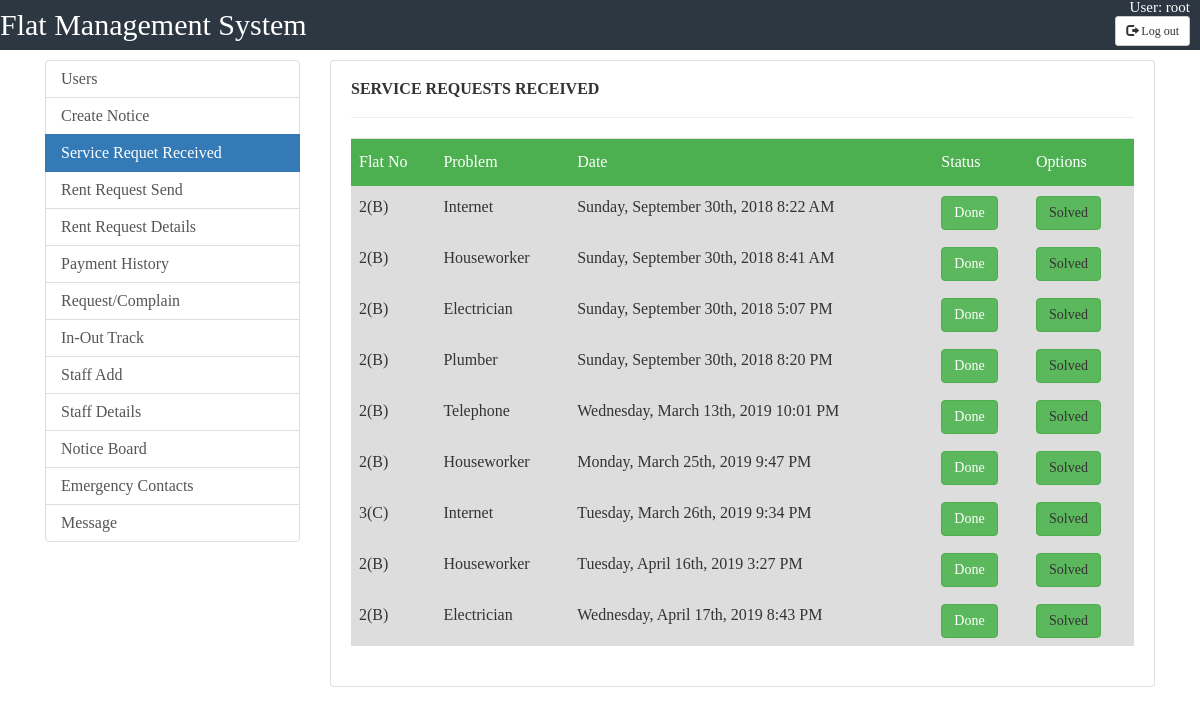
The app's page /caretaker/requests.php (signed in) with its own data.
### tables this page shows
CREATE TABLE `service` (
  `id` int(25) NOT NULL,
  `flat_no` varchar(100) NOT NULL,
  `problem` varchar(100) NOT NULL,
  `date` varchar(100) NOT NULL,
  `status` int(2) NOT NULL DEFAULT '0',
  `manager` int(1) NOT NULL DEFAULT '0',
  `msg` varchar(1000) DEFAULT NULL
);

### caretaker/requests.php (the view, shortened to what this page needs)
<?php
include_once("../includes/db.php");
$query ="Select COUNT(id) from service where manager=0 AND status=0 ";
$result = mysqli_query( $con, $query );
$row = mysqli_fetch_array( $result );
$count = $row[ 'COUNT(id)' ];
?>
<!doctype html>
<html>
<head>
	<link href="//maxcdn.bootstrapcdn.com/bootstrap/4.1.1/css/bootstrap.min.css" rel="stylesheet" id="bootstrap-css">
	<link rel="stylesheet" href="../css/table.css">
	<link rel="stylesheet" href="https://maxcdn.bootstrapcdn.com/bootstrap/3.3.7/css/bootstrap.min.css">
	<link rel="stylesheet" href="../css/user.css">
</head>
<body>
	<div class="header">
		<div class="logo">
			<ul>
				<li id="logo">Flat Management System</li>
				<li id="user">User:
					<?php echo $_SESSION['u_id'];?>
				</li><br>
				<form action="<?php $_PHP_Self ?>" method="post">
				<li id="button"><button  name="logout" type="submit" class="btn btn-default btn-sm">
          <span class="glyphicon glyphicon-log-out"></span> Log out
        </button>
				</li>
				</form>
			</ul>
		</div>
	</div>
	<div class="container">
		<div class="row">
			<div class="col-md-3">
				<div class="list-group ">
					<a href="caretaker.php" class="list-group-item list-group-item-action ">Users</a>
					<a href="create_notice.php" class="list-group-item list-group-item-action ">Create Notice</a>
					<a href="#" class="list-group-item list-group-item-action active">Service Requet Received<span class="fa fa-globe" style="color: red;font-weight: 800;padding: 5px;"><?php if($count!=0)echo $count;?></span></a>
					<a href="rent.php" class="list-group-item list-group-item-action ">Rent Request Send</a>
					<a href="payment_received.php" class="list-group-item list-group-item-action">Rent Request Details</a>
					<a href="payment_history.php" class="list-group-item list-group-item-action ">Payment History</a>
					<a href="send_msg.php" class="list-group-item list-group-item-action">Request/Complain</a>
					<a href="io_tracker.php" class="list-group-item list-group-item-action">In-Out Track</a>
					<a href="staff_Add.php"  class="list-group-item list-group-item-action">Staff Add</a>
					<a href="staff_view.php"  class="list-group-item list-group-item-action">Staff Details</a>
					<a href="../notice_board.php" target="_blank" class="list-group-item list-group-item-action">Notice Board</a>
					<a href="../emergency.php" target="_blank" class="list-group-item list-group-item-action">Emergency Contacts</a>
					<a href="../messaging/message.php"  target="_blank" class="list-group-item list-group-item-action">Message</a>
				</div>
			</div>
			<div class="col-md-9">
				<div class="card">
					<div class="card-body">
						<div class="row">
							<div class="col-md-12">
								<h4 style="text-transform: uppercase; font-weight: bold;"> Service Requests Received</h4>
								<hr>
							</div>
						</div>
						<div class="row">
							<div class="col-md-12">
								<form action="requests.php" method="post">
									<div class="table-responsive">
										<table class="table" id="users">
											<tbody>
												<thead>
													<th>Flat No</th>
													<th>Problem</th>
													<th>Date</th>
													<th>Status</th>
													<th>Options</th>
 <?php
	include_once("../includes/db.php");
$result = mysqli_query($con, "SELECT * FROM service where manager=0 ORDER BY status ASC");
        while($res = mysqli_fetch_array($result)) {
			$statuscheck=$res['status'];
			echo "<tr>";
            echo "<td>".$res['flat_no']."</td>";
            echo "<td>".$res['problem']."</td>";
            echo "<td>".$res['date']."</td>";
			if($res['status']==1)
			{
				echo "<td>"."<span class='btn btn-success'>"."Done"."</span>"."</td>";
			}else if($res['status']==0)
			{
				echo "<td>"."<span class='btn btn-warning'>"."Pending"."</span>". "</td>";
			}else
			{
				echo "<td>"."None"."</td>";
			}
		if($statuscheck==0)
			{
				echo "<td><a class='btn btn-primary' style='color:white; text-decoration:none;' href=\"request_edit.php?id=$res[id]\">Success</a></td>";
			}else{
				echo "<td><a class='btn btn-success'>Solved</a></td>";
			}
        }
        ?>
											</tbody>
										</table>
									</div>
								</form>
							</div>
						</div>
					</div>
				</div>
			</div>
		</div>
	</div>
</body>
</html>

### css/table.css (style rules this page uses)
html,body,div,span,applet,object,iframe,h1,h2,h3,h4,h5,h6,p,blockquote,pre,a,abbr,acronym,address,big,cite,code,del,dfn,em,img,ins,kbd,q,s,samp,small,strike,strong,sub,sup,tt,var,b,u,i,center,dl,dt,dd,ol,ul,li,fieldset,form,label,legend,table,caption,tbody,tfoot,thead,tr,th,td,article,aside,canvas,details,embed,figure,figcaption,footer,header,hgroup,menu,nav,output,ruby,section,summary,time,mark,audio,video { margin: 0; padding: 0; border: 0; font-size: 100%; font: inherit; vertical-align: baseline; }
body { line-height: 1; }
ol,ul { list-style: none; }
table { border-collapse: collapse; border-spacing: 0; }
#users,#books tr:nth-child(even) { background-color: #f2f2f2; }
#users,#books tr:hover { background-color: #ddd; }
#users th { padding-top: 12px; padding-bottom: 12px; text-align: left; background-color: #4CAF50; color: white; }

### css/user.css (style rules this page uses)
html,body,div,span,applet,object,iframe,h1,h2,h3,h4,h5,h6,p,blockquote,pre,a,abbr,acronym,address,big,cite,code,del,dfn,em,img,ins,kbd,q,s,samp,small,strike,strong,sub,sup,tt,var,b,u,i,center,dl,dt,dd,ol,ul,li,fieldset,form,label,legend,table,caption,tbody,tfoot,thead,tr,th,td,article,aside,canvas,details,embed,figure,figcaption,footer,header,hgroup,menu,nav,output,ruby,section,summary,time,mark,audio,video { margin: 0; padding: 0; border: 0; font-size: 100%; font: inherit; vertical-align: baseline; }
body { line-height: 1; }
ol,ul { list-style: none; }
table { border-collapse: collapse; border-spacing: 0; }
.header { height:50px; background-color: #2c3742; margin-bottom: 10px; }
.header ul { text-decoration: none; color: white; }
.header ul li { float:left; }
#logo { font-size:30px; margin:0px; padding:10px 0px; color:#fff; }
#user,#button { float:right; margin-right: 10px; font-size: 15px; }

### records on screen
service: flat_no "2(B)", problem "Internet", date "Sunday, September 30th, 2018 8:22 AM", status "Done"
service: flat_no "2(B)", problem "Houseworker", date "Sunday, September 30th, 2018 8:41 AM", status "Done"
service: flat_no "2(B)", problem "Electrician", date "Sunday, September 30th, 2018 5:07 PM", status "Done"
service: flat_no "2(B)", problem "Plumber", date "Sunday, September 30th, 2018 8:20 PM", status "Done"
service: flat_no "2(B)", problem "Telephone", date "Wednesday, March 13th, 2019 10:01 PM", status "Done"
service: flat_no "2(B)", problem "Houseworker", date "Monday, March 25th, 2019 9:47 PM", status "Done"
service: flat_no "3(C)", problem "Internet", date "Tuesday, March 26th, 2019 9:34 PM", status "Done"
service: flat_no "2(B)", problem "Houseworker", date "Tuesday, April 16th, 2019 3:27 PM", status "Done"
service: flat_no "2(B)", problem "Electrician", date "Wednesday, April 17th, 2019 8:43 PM", status "Done"

### other values on screen
$_SESSION['u_id'] "root"
